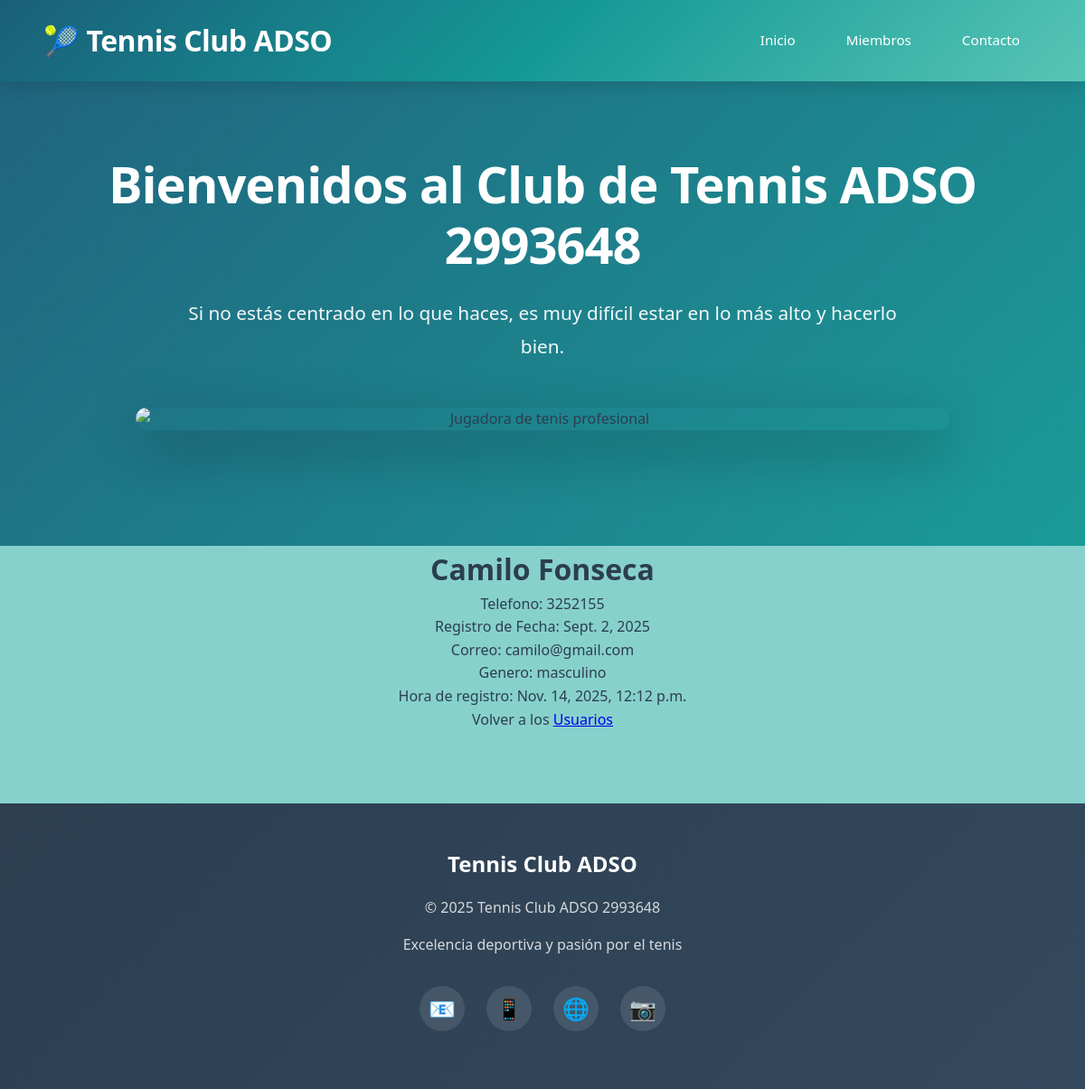
/members/details/5, run on the app's committed database.
### members/models.py (models this page shows, shortened)
class Member(models.Model):
    firstname = models.CharField(max_length=255)
    lastname = models.CharField(max_length=255)
    phone = models.IntegerField(null=True)
    joined_date = models.DateField(null=True)
    email = models.EmailField(max_length=255, null=True)
    gender = models.CharField(max_length=100, null=True)
    registration_time = models.DateTimeField(auto_now_add=True, null=True)

### members/views.py (the view)
# urls.py: path("members/details/<int:id>", views.details, name="details"),
def details(request, id):
  mymember = Member.objects.get(id=id)
  template = loader.get_template('details.html')
  context = {
    'mymember': mymember,
  }
  return HttpResponse(template.render(context, request))

### members/templates/details.html (shortened to what this page needs)
{% extends "master.html" %}
{% block content %}
<center>
    <h1>{{ mymember.firstname }} {{ mymember.lastname }}</h1>
    <p>Telefono: {{ mymember.phone }}</p>
    <p>Registro de Fecha: {{ mymember.joined_date }}</p>
    <p>Correo: {{ mymember.email }}</p>
    <p>Genero: {{ mymember.gender }}</p>
    <p>Hora de registro: {{ mymember.registration_time }}</p>
    <p>Volver a los <a href="/members">Usuarios</a></p>
</center>
{% endblock %}

### members/static/mystyles.css (style rules this page uses)
* { margin: 0; padding: 0; box-sizing: border-box; }
body { font-family: 'Segoe UI', Tahoma, Geneva, Verdana, sans-serif; line-height: 1.6; color: #2c3e50; background-color: #f8f9fa; }

### mystaticfiles/myglobal.css (style rules this page uses)
body { background-color: rgb(135, 209, 204); }

### data on the page
Member: firstname "Camilo", lastname "Fonseca", phone "3252155", joined_date "Sept. 2, 2025", email "camilo@gmail.com", gender "masculino", registration_time "Nov. 14, 2025, 12:12 p.m."
